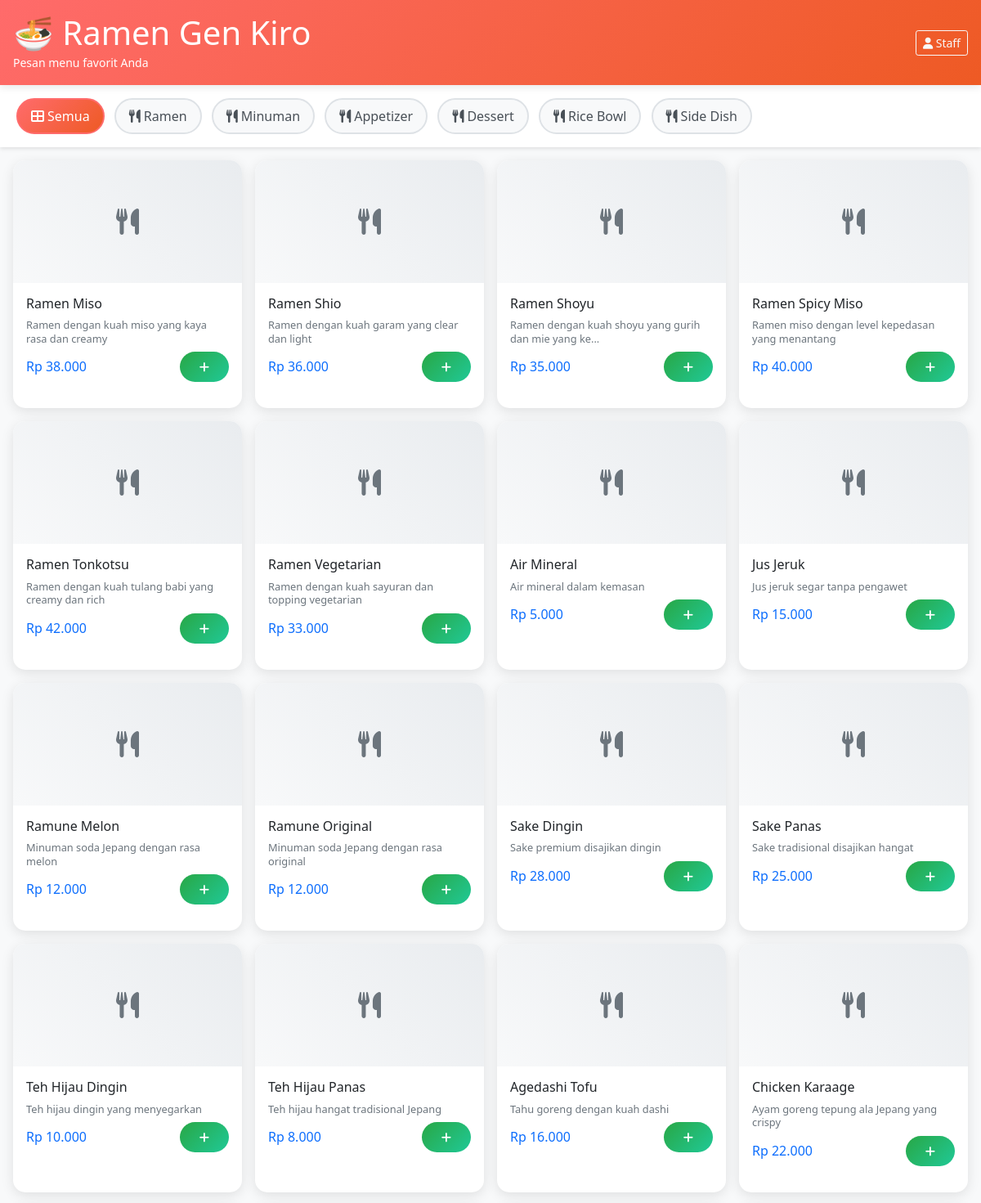
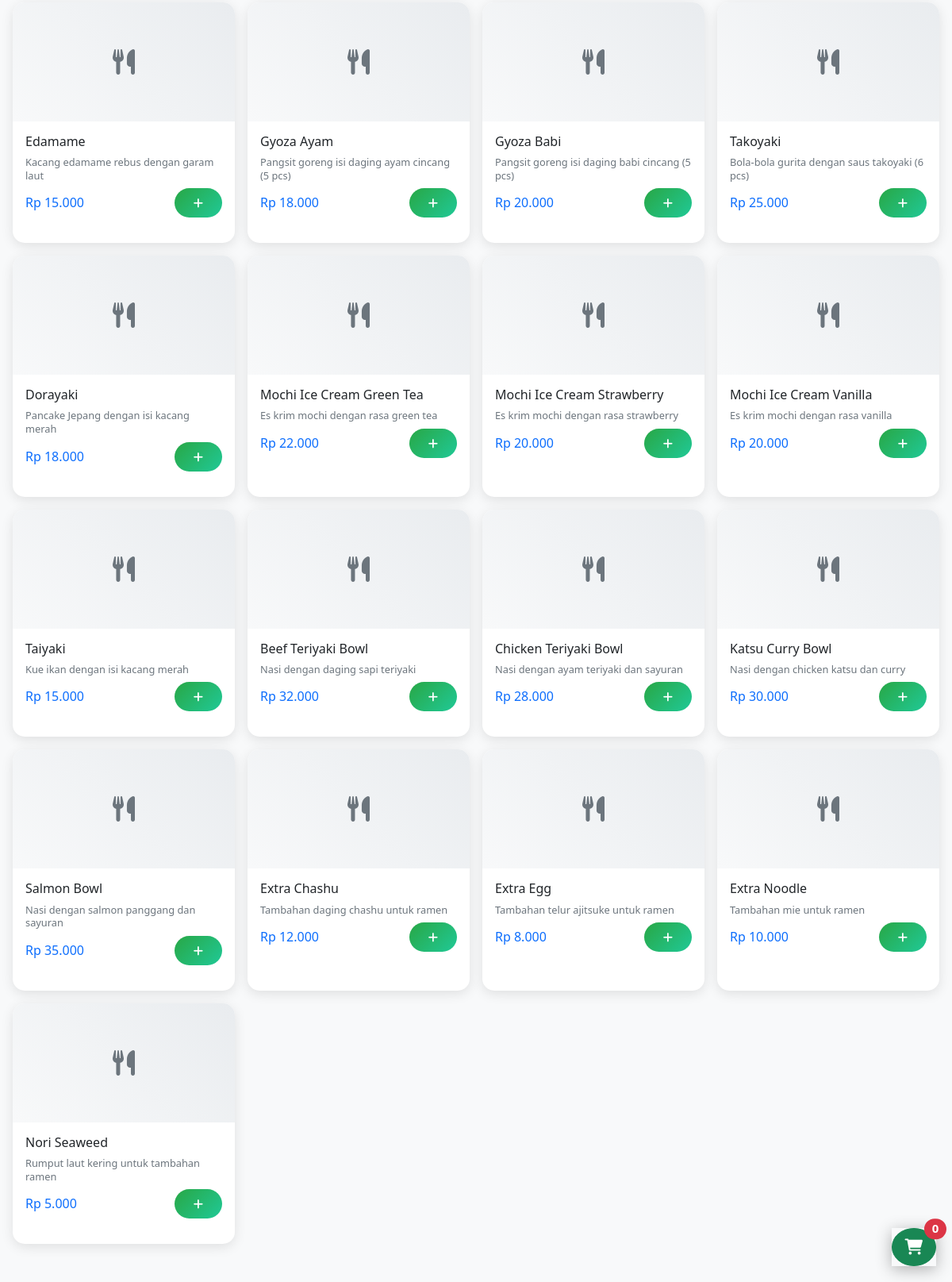
/customer/order.php, run on the app's committed database (2 pictures, top to bottom).
### tables this page shows
CREATE TABLE menu (
    id INT PRIMARY KEY AUTO_INCREMENT,
    kategori_id INT,
    nama_menu VARCHAR(100) NOT NULL,
    deskripsi TEXT,
    harga DECIMAL(10,2) NOT NULL,
    gambar VARCHAR(255),
    status ENUM('tersedia', 'habis', 'nonaktif') DEFAULT 'tersedia',
    created_at TIMESTAMP DEFAULT CURRENT_TIMESTAMP,
    updated_at TIMESTAMP DEFAULT CURRENT_TIMESTAMP ON UPDATE CURRENT_TIMESTAMP,
    FOREIGN KEY (kategori_id) REFERENCES kategori_menu(id)
);

### customer/order.php (the view, shortened to what this page needs)
<?php
$database = new Database();
$db = $database->getConnection();
$query = "SELECT k.*, m.id as menu_id, m.nama_menu, m.deskripsi, m.harga, m.gambar, m.status
          FROM kategori_menu k
          LEFT JOIN menu m ON k.id = m.kategori_id
          WHERE k.status = 'aktif' AND (m.status = 'tersedia' OR m.status IS NULL)
          ORDER BY k.id, m.nama_menu";
$stmt = $db->prepare($query);
$stmt->execute();
$menu_data = $stmt->fetchAll(PDO::FETCH_ASSOC);
$menu_by_category = [];
foreach ($menu_data as $item) {
    if (!isset($menu_by_category[$item['nama_kategori']])) {
        $menu_by_category[$item['nama_kategori']] = [];
    }
    if ($item['menu_id']) {
        $menu_by_category[$item['nama_kategori']][] = $item;
    }
}
?>
<!DOCTYPE html>
<html lang="id">
<head>
    <link href="https://cdn.jsdelivr.net/npm/bootstrap@5.1.3/dist/css/bootstrap.min.css" rel="stylesheet">
    <link href="https://cdnjs.cloudflare.com/ajax/libs/font-awesome/6.0.0/css/all.min.css" rel="stylesheet">
</head>
<body>
    <div class="mobile-header">
        <div class="d-flex justify-content-between align-items-center">
            <div>
                <h1 class="mb-0">🍜 Ramen Gen Kiro</h1>
                <small>Pesan menu favorit Anda</small>
            </div>
            <a href="../login.php" class="btn btn-outline-light btn-sm">
                <i class="fas fa-user"></i> Staff
            </a>
        </div>
    </div>
    <div class="category-nav">
        <div class="container-fluid px-3">
            <a href="#" class="category-btn active" data-category="all">
                <i class="fas fa-th-large me-1"></i>Semua
            </a>
            <?php foreach ($menu_by_category as $kategori => $menu_items): ?>
            <a href="#" class="category-btn" data-category="<?php echo strtolower(str_replace(' ', '-', $kategori)); ?>">
                <i class="fas fa-utensils me-1"></i><?php echo $kategori; ?>
            </a>
            <?php endforeach; ?>
        </div>
    </div>
    <div class="container-fluid px-3 pb-5" style="margin-top: 1rem;">
        <div class="row g-3" id="menuGrid">
            <?php foreach ($menu_by_category as $kategori => $menu_items): ?>
                <?php foreach ($menu_items as $menu): ?>
                <div class="col-6 col-md-4 col-lg-3 menu-item" data-category="<?php echo strtolower(str_replace(' ', '-', $kategori)); ?>">
                    <div class="card menu-card h-100" onclick="addToCart(<?php echo htmlspecialchars(json_encode($menu)); ?>)">
                        <?php if ($menu['gambar'] && file_exists('../uploads/menu/' . $menu['gambar'])): ?>
                            <img src="../uploads/menu/<?php echo $menu['gambar']; ?>" class="menu-image" alt="<?php echo $menu['nama_menu']; ?>">
                        <?php else: ?>
                            <div class="menu-placeholder">
                                <i class="fas fa-utensils"></i>
                            </div>
                        <?php endif; ?>
                        <div class="card-body p-3">
                            <h6 class="card-title mb-2"><?php echo $menu['nama_menu']; ?></h6>
                            <p class="card-text text-muted small mb-2" style="font-size: 0.8rem; line-height: 1.3;">
                                <?php echo substr($menu['deskripsi'], 0, 50) . (strlen($menu['deskripsi']) > 50 ? '...' : ''); ?>
                            </p>
                            <div class="d-flex justify-content-between align-items-center">
                                <h6 class="text-primary mb-0">Rp <?php echo number_format($menu['harga'], 0, ',', '.'); ?></h6>
                                <button class="btn btn-add-to-cart btn-sm" onclick="event.stopPropagation(); addToCart(<?php echo htmlspecialchars(json_encode($menu)); ?>)">
                                    <i class="fas fa-plus"></i>
                                </button>
                            </div>
                        </div>
                    </div>
                </div>
                <?php endforeach; ?>
            <?php endforeach; ?>
        </div>
    </div>
    <div class="floating-cart">
        <button class="btn btn-success btn-lg rounded-circle position-relative" id="cart-toggle">
            <i class="fas fa-shopping-cart"></i>
            <span class="position-absolute top-0 start-100 translate-middle badge rounded-pill bg-danger" id="cart-count">
                0
            </span>
        </button>
    </div>
</body>
</html>

### customer/order.php (style rules this page uses)
body { background-color: #f8f9fa; font-family: 'Segoe UI', Tahoma, Geneva, Verdana, sans-serif; }
.mobile-header { background: linear-gradient(135deg, #ff6b6b, #ee5a24); color: white; padding: 1rem; position: sticky; top: 0; z-index: 1000; box-shadow: 0 2px 10px rgba(0,0,0,0.1); }
.category-nav { background: white; padding: 1rem 0; position: sticky; top: 80px; z-index: 999; box-shadow: 0 2px 5px rgba(0,0,0,0.1); overflow-x: auto; white-space: nowrap; }
.category-btn { display: inline-block; padding: 0.5rem 1rem; margin: 0 0.25rem; background: #f8f9fa; border: 2px solid #dee2e6; border-radius: 25px; text-decoration: none; color: #495057; font-weight: 500; transition: all 0.3s; white-space: nowrap; }
.category-btn.active, .category-btn:hover { background: linear-gradient(135deg, #ff6b6b, #ee5a24); color: white; border-color: #ff6b6b; text-decoration: none; }
.menu-card { border: none; border-radius: 15px; box-shadow: 0 4px 15px rgba(0,0,0,0.1); transition: all 0.3s; margin-bottom: 1rem; overflow: hidden; }
.menu-placeholder { width: 100%; height: 150px; background: linear-gradient(45deg, #f8f9fa, #e9ecef); display: flex; align-items: center; justify-content: center; color: #6c757d; font-size: 2rem; }
.floating-cart { position: fixed; bottom: 20px; right: 20px; z-index: 1000; box-shadow: 0 4px 20px rgba(0,0,0,0.3); }
.btn-add-to-cart { background: linear-gradient(135deg, #28a745, #20c997); border: none; border-radius: 25px; padding: 0.5rem 1.5rem; color: white; font-weight: 600; transition: all 0.3s; }

### data on the page
menu: nama_menu "Ramen Miso", deskripsi "Ramen dengan kuah miso yang kaya rasa dan creamy", harga "38.000"
menu: nama_menu "Ramen Shio", deskripsi "Ramen dengan kuah garam yang clear dan light", harga "36.000"
menu: nama_menu "Ramen Shoyu", deskripsi "Ramen dengan kuah shoyu yang gurih dan mie yang ke", harga "35.000"
menu: nama_menu "Ramen Spicy Miso", deskripsi "Ramen miso dengan level kepedasan yang menantang", harga "40.000"
menu: nama_menu "Ramen Tonkotsu", deskripsi "Ramen dengan kuah tulang babi yang creamy dan rich", harga "42.000"
menu: nama_menu "Ramen Vegetarian", deskripsi "Ramen dengan kuah sayuran dan topping vegetarian", harga "33.000"
menu: nama_menu "Air Mineral", deskripsi "Air mineral dalam kemasan", harga "5.000"
menu: nama_menu "Jus Jeruk", deskripsi "Jus jeruk segar tanpa pengawet", harga "15.000"
menu: nama_menu "Ramune Melon", deskripsi "Minuman soda Jepang dengan rasa melon", harga "12.000"
menu: nama_menu "Ramune Original", deskripsi "Minuman soda Jepang dengan rasa original", harga "12.000"
menu: nama_menu "Sake Dingin", deskripsi "Sake premium disajikan dingin", harga "28.000"
menu: nama_menu "Sake Panas", deskripsi "Sake tradisional disajikan hangat", harga "25.000"
menu: nama_menu "Teh Hijau Dingin", deskripsi "Teh hijau dingin yang menyegarkan", harga "10.000"
menu: nama_menu "Teh Hijau Panas", deskripsi "Teh hijau hangat tradisional Jepang", harga "8.000"
menu: nama_menu "Agedashi Tofu", deskripsi "Tahu goreng dengan kuah dashi", harga "16.000"
menu: nama_menu "Chicken Karaage", deskripsi "Ayam goreng tepung ala Jepang yang crispy", harga "22.000"
menu: nama_menu "Edamame", deskripsi "Kacang edamame rebus dengan garam laut", harga "15.000"
menu: nama_menu "Gyoza Ayam", deskripsi "Pangsit goreng isi daging ayam cincang (5 pcs)", harga "18.000"
menu: nama_menu "Gyoza Babi", deskripsi "Pangsit goreng isi daging babi cincang (5 pcs)", harga "20.000"
menu: nama_menu "Takoyaki", deskripsi "Bola-bola gurita dengan saus takoyaki (6 pcs)", harga "25.000"
menu: nama_menu "Dorayaki", deskripsi "Pancake Jepang dengan isi kacang merah", harga "18.000"
menu: nama_menu "Mochi Ice Cream Green Tea", deskripsi "Es krim mochi dengan rasa green tea", harga "22.000"
menu: nama_menu "Mochi Ice Cream Strawberry", deskripsi "Es krim mochi dengan rasa strawberry", harga "20.000"
menu: nama_menu "Mochi Ice Cream Vanilla", deskripsi "Es krim mochi dengan rasa vanilla", harga "20.000"
menu: nama_menu "Taiyaki", deskripsi "Kue ikan dengan isi kacang merah", harga "15.000"
menu: nama_menu "Beef Teriyaki Bowl", deskripsi "Nasi dengan daging sapi teriyaki", harga "32.000"
menu: nama_menu "Chicken Teriyaki Bowl", deskripsi "Nasi dengan ayam teriyaki dan sayuran", harga "28.000"
menu: nama_menu "Katsu Curry Bowl", deskripsi "Nasi dengan chicken katsu dan curry", harga "30.000"
menu: nama_menu "Salmon Bowl", deskripsi "Nasi dengan salmon panggang dan sayuran", harga "35.000"
menu: nama_menu "Extra Chashu", deskripsi "Tambahan daging chashu untuk ramen", harga "12.000"
menu: nama_menu "Extra Egg", deskripsi "Tambahan telur ajitsuke untuk ramen", harga "8.000"
menu: nama_menu "Extra Noodle", deskripsi "Tambahan mie untuk ramen", harga "10.000"
menu: nama_menu "Nori Seaweed", deskripsi "Rumput laut kering untuk tambahan ramen", harga "5.000"

### other printed values
$kategori "Ramen"
$kategori "Minuman"
$kategori "Appetizer"
$kategori "Dessert"
$kategori "Rice Bowl"
$kategori "Side Dish"
